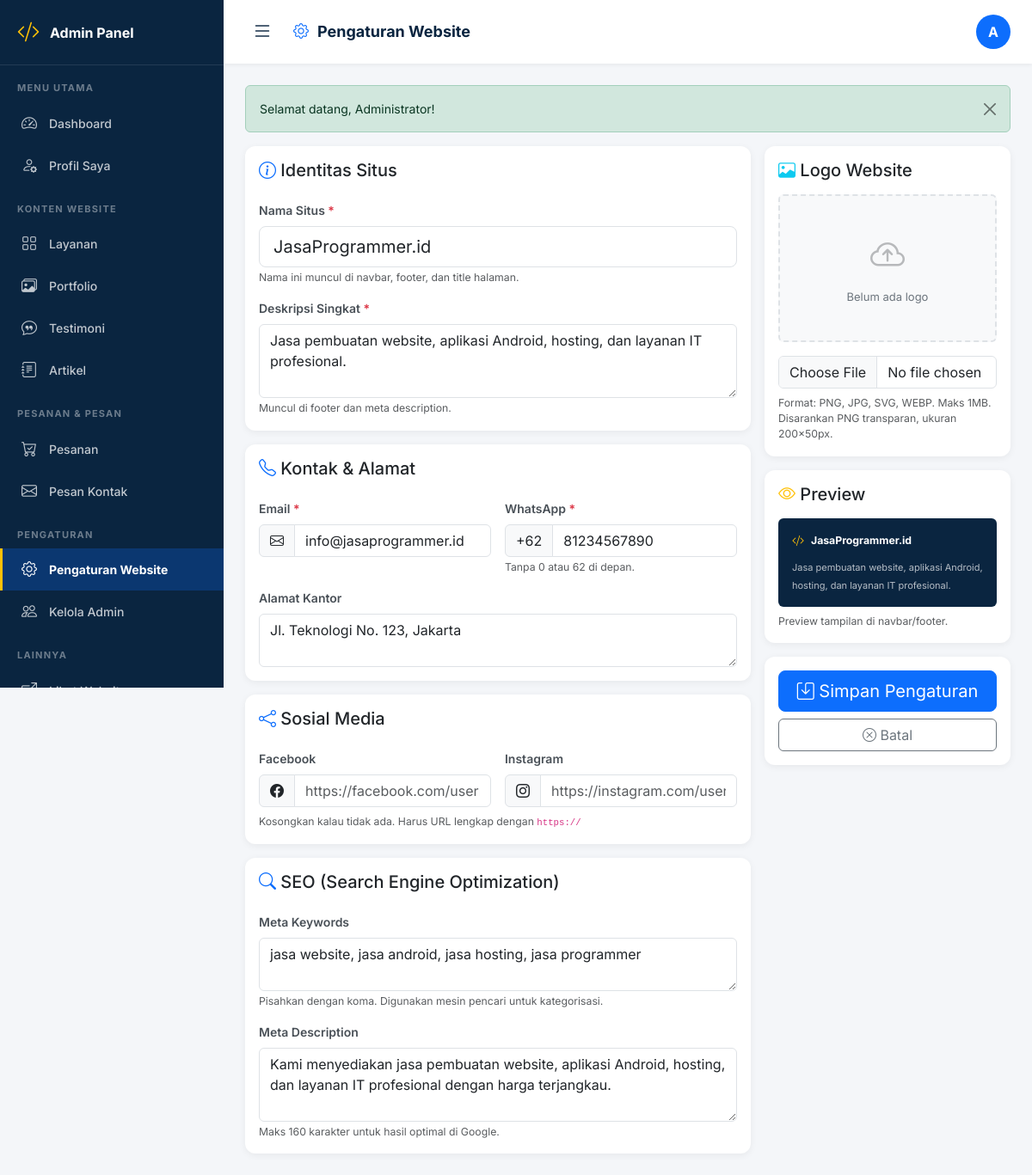
The app's page /admin/pengaturan.php (signed in) with its own data.
### tables this page shows
CREATE TABLE pengaturan (
  id INT AUTO_INCREMENT PRIMARY KEY,
  nama_situs VARCHAR(100) DEFAULT 'JasaProgrammer.id',
  logo VARCHAR(255) DEFAULT NULL,
  deskripsi TEXT,
  alamat TEXT,
  email VARCHAR(100) DEFAULT 'info@jasaprogrammer.id',
  whatsapp VARCHAR(20) DEFAULT '6281234567890',
  facebook VARCHAR(255) DEFAULT NULL,
  instagram VARCHAR(255) DEFAULT NULL,
  meta_keyword TEXT,
  meta_description TEXT
);

### admin/pengaturan.php (the view, shortened to what this page needs)
<?php
require_once '../config/koneksi.php';
require_once '../config/fungsi.php';
require_once 'includes/header.php';
$q = $koneksi->query("SELECT * FROM pengaturan LIMIT 1");
$pengaturan = $q && $q->num_rows > 0 ? $q->fetch_assoc() : [
    'id' => 0,
    'nama_situs' => '',
    'logo' => '',
    'deskripsi' => '',
    'alamat' => '',
    'email' => '',
    'whatsapp' => '',
    'facebook' => '',
    'instagram' => '',
    'meta_keyword' => '',
    'meta_description' => '',
];
$logo_existing = !empty($pengaturan['logo']) && file_exists(UPLOAD_PATH . 'logo/' . $pengaturan['logo']);
?>
<div class="topbar">
    <div class="d-flex align-items-center gap-3">
        <button class="sidebar-toggle" id="sidebarToggle">
            <i class="bi bi-list"></i>
        </button>
        <h1 class="page-title">
            <i class="bi bi-gear text-primary"></i> Pengaturan Website
        </h1>
    </div>
    <div class="user-info">
        <div class="avatar"><?= strtoupper(substr($_SESSION['admin_nama'], 0, 1)) ?></div>
    </div>
</div>
<div class="content-area">
    <form action="pengaturan_simpan.php" method="POST" enctype="multipart/form-data">
        <div class="row g-3">
            <div class="col-lg-8">
                <div class="card stat-card mb-3">
                    <div class="card-body">
                        <h5 class="mb-4">
                            <i class="bi bi-info-circle text-primary"></i> Identitas Situs
                        </h5>
                        <div class="mb-3">
                            <label class="form-label fw-semibold">
                                Nama Situs <span class="text-danger">*</span>
                            </label>
                            <input type="text" name="nama_situs" class="form-control form-control-lg"
                                   placeholder="Contoh: JasaProgrammer.id"
                                   value="<?= htmlspecialchars($pengaturan['nama_situs']) ?>"
                                   required maxlength="100">
                            <small class="text-muted">Nama ini muncul di navbar, footer, dan title halaman.</small>
                        </div>
                        <div class="mb-0">
                            <label class="form-label fw-semibold">
                                Deskripsi Singkat <span class="text-danger">*</span>
                            </label>
                            <textarea name="deskripsi" class="form-control" rows="3"
                                      placeholder="Jasa pembuatan website, aplikasi Android, hosting..."
                                      required maxlength="500"><?= htmlspecialchars($pengaturan['deskripsi']) ?></textarea>
                            <small class="text-muted">Muncul di footer dan meta description.</small>
                        </div>
                    </div>
                </div>
                <div class="card stat-card mb-3">
                    <div class="card-body">
                        <h5 class="mb-4">
                            <i class="bi bi-telephone text-primary"></i> Kontak & Alamat
                        </h5>
                        <div class="row g-3">
                            <div class="col-md-6">
                                <label class="form-label fw-semibold">
                                    Email <span class="text-danger">*</span>
                                </label>
                                <div class="input-group">
                                    <span class="input-group-text"><i class="bi bi-envelope"></i></span>
                                    <input type="email" name="email" class="form-control"
                                           placeholder="info@website.com"
                                           value="<?= htmlspecialchars($pengaturan['email']) ?>"
                                           required maxlength="100">
                                </div>
                            </div>
                            <div class="col-md-6">
                                <label class="form-label fw-semibold">
                                    WhatsApp <span class="text-danger">*</span>
                                </label>
                                <div class="input-group">
                                    <span class="input-group-text">+62</span>
                                    <input type="tel" name="whatsapp" class="form-control"
                                           placeholder="81234567890"
                                           value="<?= htmlspecialchars(preg_replace('/^62/', '', $pengaturan['whatsapp'])) ?>"
                                           required pattern="[0-9]{8,15}">
                                </div>
                                <small class="text-muted">Tanpa 0 atau 62 di depan.</small>
                            </div>
                            <div class="col-12">
                                <label class="form-label fw-semibold">Alamat Kantor</label>
                                <textarea name="alamat" class="form-control" rows="2"
                                          placeholder="Jl. Teknologi No. 123, Jakarta Selatan"
                                          maxlength="300"><?= htmlspecialchars($pengaturan['alamat']) ?></textarea>
                            </div>
                        </div>
                    </div>
                </div>
                <div class="card stat-card mb-3">
                    <div class="card-body">
                        <h5 class="mb-4">
                            <i class="bi bi-share text-primary"></i> Sosial Media
                        </h5>
                        <div class="row g-3">
                            <div class="col-md-6">
                                <label class="form-label fw-semibold">Facebook</label>
                                <div class="input-group">
                                    <span class="input-group-text"><i class="bi bi-facebook"></i></span>
                                    <input type="url" name="facebook" class="form-control"
                                           placeholder="https://facebook.com/username"
                                           value="<?= htmlspecialchars($pengaturan['facebook']) ?>"
                                           maxlength="255">
                                </div>
                            </div>
                            <div class="col-md-6">
                                <label class="form-label fw-semibold">Instagram</label>
                                <div class="input-group">
                                    <span class="input-group-text"><i class="bi bi-instagram"></i></span>
                                    <input type="url" name="instagram" class="form-control"
                                           placeholder="https://instagram.com/username"
                                           value="<?= htmlspecialchars($pengaturan['instagram']) ?>"
                                           maxlength="255">
                                </div>
                            </div>
                        </div>
                        <small class="text-muted d-block mt-2">
                            Kosongkan kalau tidak ada. Harus URL lengkap dengan <code>https://</code>
                        </small>
                    </div>
                </div>
                <div class="card stat-card">
                    <div class="card-body">
                        <h5 class="mb-4">
                            <i class="bi bi-search text-primary"></i> SEO (Search Engine Optimization)
                        </h5>
                        <div class="mb-3">
                            <label class="form-label fw-semibold">Meta Keywords</label>
                            <textarea name="meta_keyword" class="form-control" rows="2"
                                      placeholder="jasa website, jasa android, jasa hosting, jasa programmer"
                                      maxlength="500"><?= htmlspecialchars($pengaturan['meta_keyword']) ?></textarea>
                            <small class="text-muted">
                                Pisahkan dengan koma. Digunakan mesin pencari untuk kategorisasi.
                            </small>
                        </div>
                        <div class="mb-0">
                            <label class="form-label fw-semibold">Meta Description</label>
                            <textarea name="meta_description" class="form-control" rows="3"
                                      placeholder="Kami menyediakan jasa pembuatan website, aplikasi Android, dan hosting profesional dengan harga terjangkau."
                                      maxlength="300"><?= htmlspecialchars($pengaturan['meta_description']) ?></textarea>
                            <small class="text-muted">Maks 160 karakter untuk hasil optimal di Google.</small>
                        </div>
                    </div>
                </div>
            </div>
            <div class="col-lg-4">
                <div class="card stat-card mb-3">
                    <div class="card-body">
                        <h5 class="mb-3">
                            <i class="bi bi-image text-info"></i> Logo Website
                        </h5>
                        <div class="text-center mb-3 p-3 rounded"
                             style="background: #f8f9fa; border: 2px dashed #dee2e6; min-height: 150px;">
                            <?php if ($logo_existing): ?>
                                <img src="<?= UPLOADS_URL ?>logo/<?= htmlspecialchars($pengaturan['logo']) ?>"
                                     id="logoPreview"
                                     style="max-width: 100%; max-height: 120px; object-fit: contain;">
                            <?php else: ?>
                                <div id="logoPlaceholder" class="text-muted py-4">
                                    <i class="bi bi-cloud-arrow-up" style="font-size: 40px; opacity: 0.4;"></i>
                                    <p class="small mb-0 mt-2">Belum ada logo</p>
                                </div>
                            <?php endif; ?>
                        </div>
                        <input type="file" name="logo" class="form-control"
                               accept="image/png,image/jpeg,image/svg+xml,image/webp"
                               onchange="previewLogo(event)">
                        <small class="text-muted d-block mt-2">
                            Format: PNG, JPG, SVG, WEBP. Maks 1MB.<br>
                            Disarankan PNG transparan, ukuran 200x50px.
                        </small>
                    </div>
                </div>
                <div class="card stat-card mb-3">
                    <div class="card-body">
                        <h5 class="mb-3">
                            <i class="bi bi-eye text-warning"></i> Preview
                        </h5>
                        <div class="p-3 rounded" style="background: #0A2540; color: #fff;">
                            <div class="d-flex align-items-center gap-2 mb-2">
                                <?php if ($logo_existing): ?>
                                    <img src="<?= UPLOADS_URL ?>logo/<?= htmlspecialchars($pengaturan['logo']) ?>"
                                         style="height: 24px;">
                                <?php else: ?>
                                    <i class="bi bi-code-slash text-warning"></i>
                                <?php endif; ?>
                                <strong class="small"><?= htmlspecialchars($pengaturan['nama_situs']) ?></strong>
                            </div>
                            <small style="color: rgba(255,255,255,0.7); font-size: 11px;">
                                <?= potong_teks($pengaturan['deskripsi'], 80) ?>
                            </small>
                        </div>
                        <small class="text-muted d-block mt-2">
                            Preview tampilan di navbar/footer.
                        </small>
                    </div>
                </div>
                <div class="card stat-card">
                    <div class="card-body">
                        <div class="d-grid gap-2">
                            <button type="submit" class="btn btn-primary btn-lg">
                                <i class="bi bi-save"></i> Simpan Pengaturan
                            </button>
                            <a href="dashboard.php" class="btn btn-outline-secondary">
                                <i class="bi bi-x-circle"></i> Batal
                            </a>
                        </div>
                    </div>
                </div>
            </div>
        </div>
    </form>
</div>
<?php require_once 'includes/footer.php'; ?>

### admin/includes/header.php (style rules this page uses)
:root { --sidebar-width: 260px; --sidebar-collapsed: 72px; --primary: #0D6EFD; --dark: #0A2540; --dark-hover: #0d2f52; }
* { box-sizing: border-box; }
body { background: #f4f6f9; font-family: 'Inter', -apple-system, BlinkMacSystemFont, 'Segoe UI', sans-serif; font-size: 14px; min-height: 100vh; margin: 0; transition: padding-left 0.3s ease; -webkit-font-smoothing: antialiased; -moz-osx-font-smoothing: grayscale; }
.topbar { background: #fff; padding: 15px 25px; box-shadow: 0 2px 4px rgba(0,0,0,0.05); display: flex; justify-content: space-between; align-items: center; position: sticky; top: 0; z-index: 1030; transition: all 0.3s; }
.topbar .page-title { font-size: 18px; font-weight: 700; margin: 0; display: flex; align-items: center; gap: 10px; color: var(--dark); }
.topbar .user-info { display: flex; align-items: center; gap: 12px; }
.topbar .user-info .avatar { width: 40px; height: 40px; border-radius: 50%; background: var(--primary); color: #fff; display: flex; align-items: center; justify-content: center; font-weight: 700; font-size: 16px; }
.sidebar-toggle { background: none; border: none; font-size: 24px; color: var(--dark); padding: 4px 8px; cursor: pointer; border-radius: 6px; transition: all 0.2s; display: inline-flex; align-items: center; justify-content: center; }
.content-area { padding: 25px; }
.stat-card { border: none; border-radius: 12px; box-shadow: 0 2px 8px rgba(0,0,0,0.06); transition: all 0.2s; }
.stat-card p { margin: 0; color: #6c757d; font-size: 13px; }
.form-label { font-size: 14px; color: #495057; font-weight: 600; }

### records on screen
pengaturan: nama_situs "JasaProgrammer.id", deskripsi "Jasa pembuatan website, aplikasi Android, hosting, dan layanan IT profesional.", email "info@jasaprogrammer.id", whatsapp "81234567890", alamat "Jl. Teknologi No. 123, Jakarta", meta_keyword "jasa website, jasa android, jasa hosting, jasa programmer", meta_description "Kami menyediakan jasa pembuatan website, aplikasi Android, hosting, dan layanan IT profesional dengan harga terjangkau."

### other values on screen
substr($_SESSION['admin_nama'], 0, 1) "A"
$f['pesan'] "Selamat datang, Administrator!"
